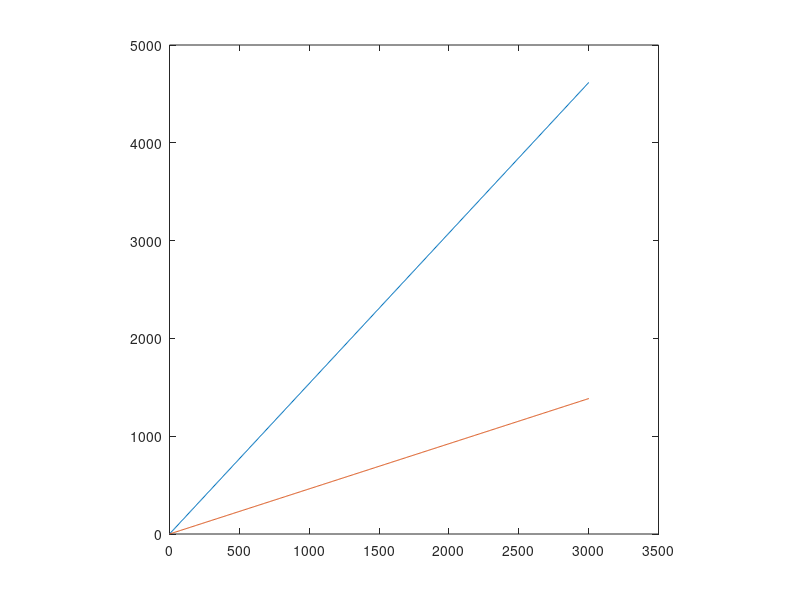

Reproduce this figure in MATLAB.
% design quantization encoder and decoder for TULiP

% BR, 11/9/2012



% b ^ (nBins/2) = max;

nBins = 10;
min = 0;
max = sqrt(310^2 + 310^2);
center = 50;
domain = max - min;

rho = 0.3
delta = (1-rho)/(1+rho)
lowfac = 1/(1+delta);
highfac = 1/(1-delta);

v = linspace(0,3001,500);
figure
plot(v,(1+delta)*v)
hold on
plot(v,(1-delta)*v)

axis square

b(1) = 5;
b(2) = (1+delta)/(1-delta)*b(1);
b(3) = (1+delta)/(1-delta)*b(2);
b(4) = (1+delta)/(1-delta)*b(3);

br = center + b


%u0 = 5;
%for i = 1:nBins/2
%    u(i) = rho^i*u0;
%end


%b = fminunc(@(b) b^(nBins/2)-1,2)
%plot(0:nBins/2,b.^([0:nBins/2]));

% levels = 4;
% eps = 
% interval = [


% each bin:  "center" (in logspace), and edges
%for i = 1:nBins
    


